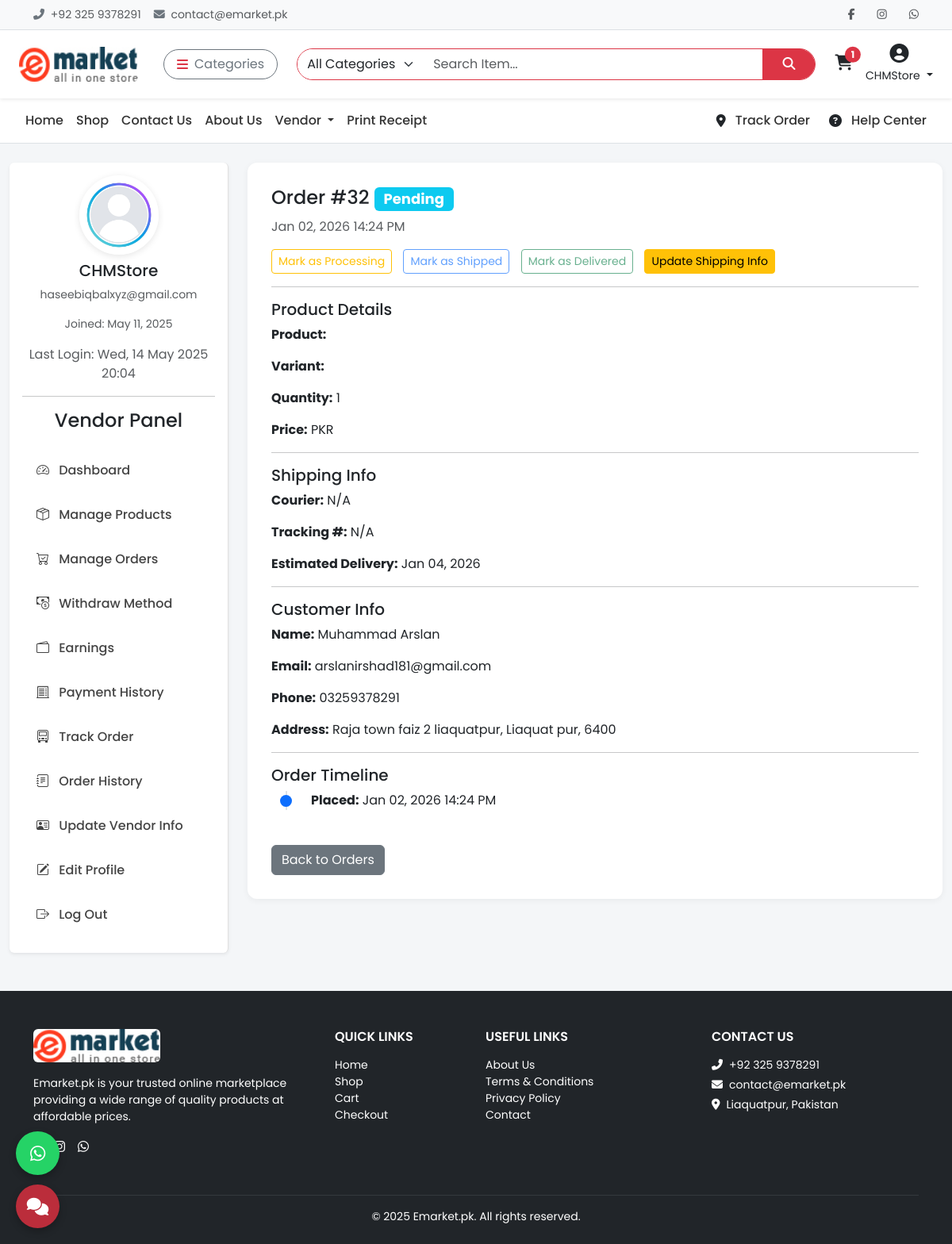
Page /vendor/orders/32/ (signed in) on the committed database.
### api/models.py (models this page shows, shortened)
class Cart(models.Model):
    user = models.ForeignKey(settings.AUTH_USER_MODEL, on_delete=models.CASCADE, null=True, blank=True)
    session_key = models.CharField(max_length=40, null=True, blank=True)
    created_at = models.DateTimeField(auto_now_add=True)
    coupon = models.ForeignKey(Coupon, on_delete=models.SET_NULL, null=True, blank=True)
    total = models.DecimalField(max_digits=10, decimal_places=2, default=0)
    def total_amount(self):
        return self.total
    @property
    def total_items(self):
        return sum(item.quantity for item in self.items.all())
    @staticmethod
    def get_or_create_cart(request):
        if request.user.is_authenticated:
            cart, _ = Cart.objects.get_or_create(user=request.user, session_key=None)
        else:
            session_key = request.session.session_key
            if not session_key:
                request.session.create()
                session_key = request.session.session_key
            cart, _ = Cart.objects.get_or_create(user=None, session_key=session_key)
        return cart

class CartItem(models.Model):
    cart = models.ForeignKey(Cart, related_name='items', on_delete=models.CASCADE)
    product = models.ForeignKey('Product', on_delete=models.CASCADE)
    color = models.ForeignKey('ProductColorVariant', on_delete=models.SET_NULL, null=True, blank=True)
    size = models.ForeignKey('ProductSizeVariant', on_delete=models.SET_NULL, null=True, blank=True)
    quantity = models.PositiveIntegerField(default=1)
    @property
    def total_price(self):
        base_price = self.product.base_price
        color_price = self.color.price if self.color else Decimal(0)
        size_price = self.size.price if self.size else Decimal(0)
        return (base_price + color_price + size_price) * self.quantity

class CustomUser(AbstractUser):
    email = models.EmailField(unique=True)
    phone = models.CharField(max_length=20, blank=True)
    profile_image = models.ImageField(upload_to='profiles/', blank=True, null=True)
    is_vendor = models.BooleanField(default=False)
    is_customer = models.BooleanField(default=True)
    address = models.TextField(blank=True)

class Order(models.Model):
    STATUS_CHOICES = [
        ('Pending', 'Pending'),
        ('Processing', 'Processing'),
        ('Shipped', 'Shipped'),
        ('Delivered', 'Delivered'),
        ('Cancelled', 'Cancelled'),
        ('Returned', 'Returned'),
    ]
    user = models.ForeignKey(settings.AUTH_USER_MODEL, on_delete=models.SET_NULL, null=True, blank=True)
    full_name = models.CharField(max_length=255)
    email = models.EmailField()
    phone = models.CharField(max_length=20)
    address = models.TextField()
    city = models.CharField(max_length=100)
    zip_code = models.CharField(max_length=10)
    total_amount = models.DecimalField(max_digits=10, decimal_places=2)
    status = models.CharField(max_length=20, choices=STATUS_CHOICES, default='Pending')
    created_at = models.DateTimeField(auto_now_add=True)
    shipped_at = models.DateTimeField(null=True, blank=True)
    delivered_at = models.DateTimeField(null=True, blank=True)
    courier = models.CharField(max_length=100, blank=True, null=True)
    tracking_number = models.CharField(max_length=100, blank=True, null=True)
    estimated_delivery = models.DateField(default=default_estimated_delivery, null=True, blank=True)

class OrderItem(models.Model):
    order = models.ForeignKey(Order, related_name='items', on_delete=models.CASCADE)
    product = models.ForeignKey(Product, on_delete=models.CASCADE)
    color = models.CharField(max_length=50, blank=True, null=True)
    size = models.CharField(max_length=50, blank=True, null=True)
    price = models.DecimalField(max_digits=10, decimal_places=2)
    quantity = models.PositiveIntegerField()

### api/vendashviews.py (the view, shortened to what this page needs)
# urls.py: path('vendor/orders/<int:order_id>/', vendashviews.vendor_order_detail, name='vendor_order_detail'),
@login_required
def vendor_order_detail(request, order_id):
    order = get_object_or_404(Order, id=order_id)
    vendor = get_object_or_404(Vendor, user=request.user)
    order_items = OrderItem.objects.filter(order=order, product__vendor=vendor)
    return render(request, 'vendor/order_detail.html', {
        'order': order,
        'order_items': order_items,
    })

### api/context_processors.py (called while the page is built)
def cart_total_items(request):
    cart = Cart.get_or_create_cart(request)
    return {'cart': cart}

### templates/vendor/order_detail.html (shortened to what this page needs)
{% extends 'base.html' %}
{% load static %}
{% block content %}
<div class="container-fluid mt-4">
  <div class="row">
    <div class="col-lg-3 mb-4 mb-lg-0">
      <div class="sidebar p-3 bg-white shadow-sm rounded">
        <div class="text-center">
          <img src="{% static 'images/default-user.png' %}" class="user-img mb-2" alt="User Image">
          <h5>{{ request.user.username }}</h5>
          <p class="small text-muted">{{ request.user.email }}</p>
           <p class="small text-muted">Joined: {{ request.user.date_joined|date:"M d, Y" }}</p>
            {% if request.user.last_login %}
  <p class="text-muted">Last Login: {{ request.user.last_login|date:"D, d M Y H:i" }}</p>
  {% endif %}
        </div>
        <hr>
        {% include 'includes/sidebar_vendor.html' %}
      </div>
    </div>
    <div class="col-lg-9">
      <div class="detail-card">
        <h4>Order #{{ order.id }} <span class="badge bg-info">{{ order.status }}</span></h4>
        <p class="text-muted">{{ order.created_at|date:"M d, Y H:i A" }}</p>
       <div class="status-btns my-3">
  <form method="post" style="display: inline;">
    <button class="btn btn-outline-warning btn-sm" {% if order.status != 'Pending' %}disabled{% endif %}>
        Mark as Processing
    </button>
  </form>
  <form method="post" style="display:inline;">
    <button class="btn btn-outline-primary btn-sm" {% if order.status != 'Processing' %}disabled{% endif %}>
      Mark as Shipped
    </button>
  </form>
  <form method="post" style="display:inline;">
    <button class="btn btn-outline-success btn-sm" {% if order.status != 'Shipped' %}disabled{% endif %}>
      Mark as Delivered
    </button>
  </form>
  <button class="btn btn-warning btn-sm" data-bs-toggle="modal" data-bs-target="#updateShippingModal">
    Update Shipping Info
  </button>
</div>
        <hr>
        <h5>Product Details</h5>
        {% for item in order_items %}
        <p><strong>Product:</strong> {{ item.product.title }}</p>
        <p><strong>Variant:</strong>
        </p>
        <p><strong>Quantity:</strong> {{ item.quantity }}</p>
        <p><strong>Price:</strong> PKR{{ item.total_price }}</p>
        <hr>
        {% endfor %}
        <h5>Shipping Info</h5>
        <p><strong>Courier:</strong> {{ order.courier|default:"N/A" }}</p>
        <p><strong>Tracking #:</strong> {{ order.tracking_number|default:"N/A" }}</p>
        <p><strong>Estimated Delivery:</strong> {{ order.estimated_delivery|date:"M d, Y"|default:"N/A" }}</p>
        <hr>
        <h5>Customer Info</h5>
        <p><strong>Name:</strong> {{ order.full_name }}</p>
        <p><strong>Email:</strong> {{ order.email }}</p>
        <p><strong>Phone:</strong> {{ order.phone }}</p>
        <p><strong>Address:</strong> {{ order.address }}, {{ order.city }}, {{ order.zip_code }}</p>
        <hr>
        <h5>Order Timeline</h5>
        <ul class="timeline">
          <li class="timeline-item"><strong>Placed:</strong> {{ order.created_at|date:"M d, Y H:i A" }}</li>
        </ul>
        <a href="{% url 'vendor_manage_orders' %}" class="btn btn-secondary mt-4">Back to Orders</a>
      </div>
    </div>
  </div>
</div>
{% include 'includes/footer.html' %}
{% endblock %}

### templates/includes/header.html (shortened to what this page needs)
{% load static %}
<div class="topbar border-bottom bg-light py-2 small">
  <div class="container d-flex justify-content-between align-items-center flex-wrap">
    <div class="text-muted d-flex align-items-center gap-3">
      <span><i class="fas fa-phone-alt me-1 text-secondary"></i> +92 325 9378291</span>
      <span><i class="fas fa-envelope me-1 text-secondary"></i> contact@emarket.pk</span>
    </div>
    <div class="d-flex align-items-center gap-3 mt-2 mt-md-0">
      <a href="https://www.facebook.com/ChoudharyMuhammadArslan" class="text-muted"><i class="fab fa-facebook-f"></i></a>
      <a href="https://www.instagram.com/choudharymuhammadarslan/" class="text-muted"><i class="fab fa-instagram"></i></a>
      <a href="https://wa.me/923229989145" class="text-muted"><i class="fab fa-whatsapp"></i></a>
    </div>
  </div>
</div>
<nav class="navbar navbar-expand-lg bg-white shadow-sm py-3 sticky-top">
  <div class="container-fluid px-4">
    <a class="navbar-brand fw-bold me-4 d-flex align-items-center" href="{% url 'home' %}">
      <img src="{% static 'images/logo.jpg' %}" alt="Logo" width="150" height="30" class="me-2 rounded">
    </a>
    <div class="dropdown me-3">
      <button class="btn btn-outline-secondary d-flex align-items-center rounded-pill px-3" type="button" data-bs-toggle="dropdown">
        <i class="fas fa-bars me-2 text-danger"></i> Categories
      </button>
    </div>
    <form class="d-flex flex-grow-1 mx-2" method="GET" action="{% url 'search_products' %}">
      <div class="input-group rounded-pill overflow-hidden border border-danger">
        <select name="category" class="form-select border-0" style="max-width: 160px;">
          <option value="">All Categories</option>
        </select>
        <input type="search" name="q" class="form-control border-0" placeholder="Search Item..." required>
        <button class="btn btn-danger rounded-0 px-4" type="submit"><i class="fas fa-search"></i></button>
      </div>
    </form>
    <div class="d-flex align-items-center ms-3 gap-3">
      <a href="#" id="cart-icon" class="text-dark position-relative" data-bs-toggle="offcanvas" data-bs-target="#cartSidebar">
        <i class="fas fa-shopping-cart fs-5"></i>
        {% if cart.total_items > 0 %}
        <span class="position-absolute top-0 start-100 translate-middle badge rounded-pill bg-danger">
          {{ cart.total_items }}
        </span>
        {% endif %}
        <br>
      </a>
{% if user.is_authenticated %}
  <div class="dropdown text-center">
    <a href="#" class="text-dark text-decoration-none dropdown-toggle" data-bs-toggle="dropdown">
      <i class="fas fa-user-circle fs-4"></i><br>
      <small>{{ user.username }}</small>
    </a>
  </div>
{% else %}
  <a href="#" class="text-dark text-decoration-none text-center" data-bs-toggle="modal" data-bs-target="#loginModal">
    <i class="fas fa-sign-in-alt fs-5"></i><br><small>Login</small>
  </a>
{% endif %}
    </div>
  </div>
</nav>

### templates/base.html (style rules this page uses)
* { font-family: 'Poppins', sans-serif; }
body { background-color: #f4f4f4; }
.topbar { background-color: #f8f9fa; font-size: 14px; padding: 6px 0; }
.topbar a { color: #333; margin-left: 12px; transition: color 0.2s ease; }
.navbar-brand img { height: 44px; }

### templates/vendor/order_detail.html (style rules this page uses)
body { background-color: #f4f6f8; font-family: 'Poppins', sans-serif; }
.sidebar { background: #fff; padding: 30px 20px; border-right: 1px solid #e0e0e0; min-height: 100vh; position: sticky; top: 0; }
.detail-card { background: white; border-radius: 12px; padding: 30px; box-shadow: 0 2px 8px rgba(0,0,0,0.05); margin-bottom: 20px; }
.timeline { list-style: none; padding-left: 0; position: relative; }
.timeline:before { content: ''; position: absolute; left: 18px; width: 2px; height: 100%; background: #dee2e6; }
.timeline-item { position: relative; padding-left: 50px; margin-bottom: 20px; }
.timeline-item:before { content: ''; position: absolute; left: 11px; top: 5px; width: 15px; height: 15px; border-radius: 50%; background: #0d6efd; }
.status-btns button { margin-right: 10px; }
.user-img { width: 100px; height: 100px; object-fit: cover; border-radius: 50%; display: block; margin: 0 auto 15px; box-shadow: 0 2px 8px rgba(0, 0, 0, 0.1); }

### rows in the picture
Cart: total_items "1"
CustomUser: username "CHMStore", user.username "CHMStore", user.email "haseebiqbalxyz@gmail.com", user.date_joined "May 11, 2025", user.last_login "Wed, 14 May 2025 20:04"
Order: id "32", status "Pending", created_at "Jan 02, 2026 14:24 PM", courier "N/A", tracking_number "N/A", estimated_delivery "Jan 04, 2026", full_name "Muhammad Arslan", email "arslanirshad181@gmail.com", phone "03259378291", address "Raja town faiz 2 liaquatpur", city "Liaquat pur", zip_code "6400"
OrderItem: quantity "1"

### other values in the picture
{{ year|default:2025 }} "2025"
